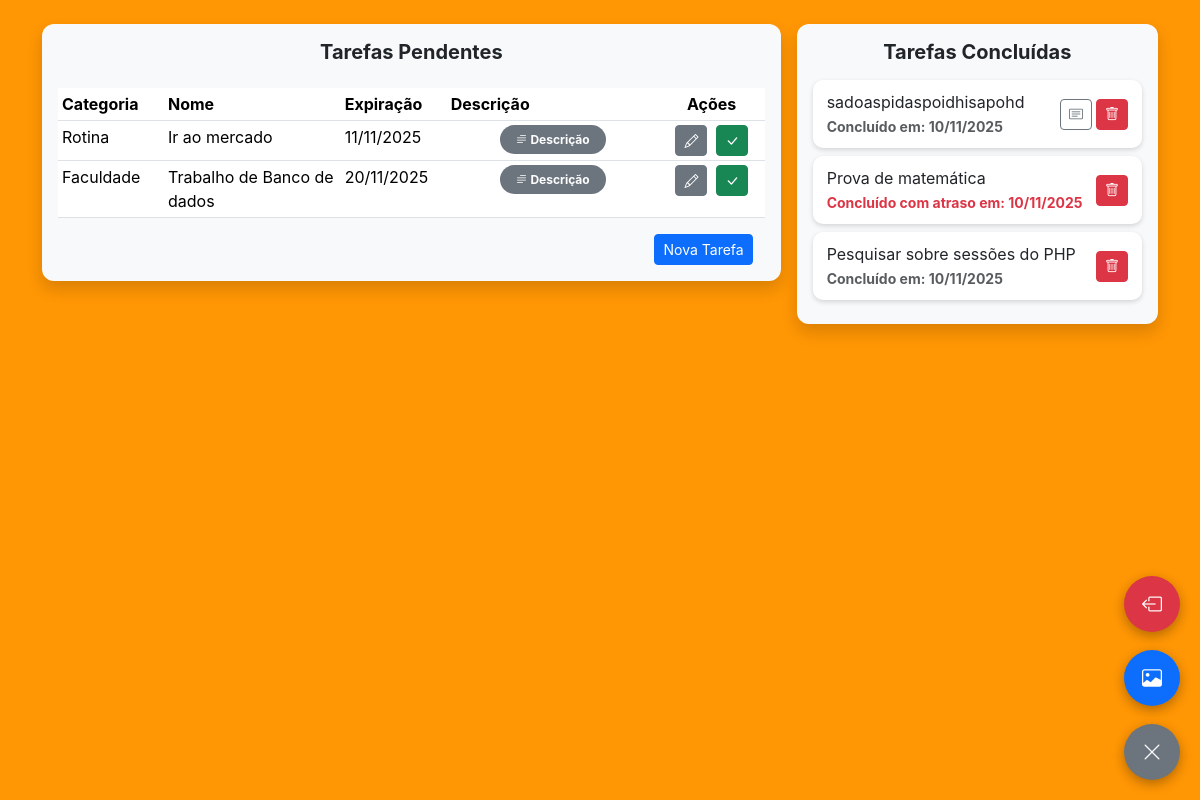
The app's page /Site/View/Inicio.php (signed in) with its own data.
### tables this page shows
CREATE TABLE IF NOT EXISTS `tarefa` (
  `id` int(11) NOT NULL AUTO_INCREMENT,
  `nome` varchar(100) DEFAULT NULL,
  `data_expiracao` date DEFAULT NULL,
  `data_conclusao` date DEFAULT NULL,
  `descricao` varchar(255) DEFAULT NULL,
  `fk_usuario_id` int(11) DEFAULT NULL,
  `fk_categoria_id` int(11) DEFAULT NULL,
  `fk_estado_id` int(11) DEFAULT 1,
  PRIMARY KEY (`id`),
  KEY `FK_tarefa_2` (`fk_usuario_id`),
  KEY `FK_tarefa_4` (`fk_estado_id`),
  KEY `FK_tarefa_3` (`fk_categoria_id`),
  CONSTRAINT `FK_tarefa_2` FOREIGN KEY (`fk_usuario_id`) REFERENCES `usuario` (`id`) ON DELETE CASCADE,
  CONSTRAINT `FK_tarefa_3` FOREIGN KEY (`fk_categoria_id`) REFERENCES `categoria` (`id`) ON DELETE SET NULL,
  CONSTRAINT `FK_tarefa_4` FOREIGN KEY (`fk_estado_id`) REFERENCES `estado` (`id`)
);

CREATE TABLE IF NOT EXISTS `categoria` (
  `id` int(11) NOT NULL AUTO_INCREMENT,
  `nome` varchar(100) DEFAULT NULL,
  `fk_usuario_id` int(11) DEFAULT NULL,
  PRIMARY KEY (`id`),
  KEY `FK_categoria_usuario` (`fk_usuario_id`),
  CONSTRAINT `FK_categoria_usuario` FOREIGN KEY (`fk_usuario_id`) REFERENCES `usuario` (`id`) ON DELETE CASCADE ON UPDATE NO ACTION
);

### Site/Model/Tarefa.php (called while the page is built, shortened)
<?php
class Tarefa
{
    private $conn;
    private $tabela_tarefa = "tarefa";
    public $fk_usuario_id;
    public $fk_estado_id;
    public function __construct($db)
    {
        $this->conn = $db;
    }
    public function listarPorEstado()
    {
        $query = "SELECT
                    t.id,
                    t.nome,
                    t.data_expiracao,
                    t.data_conclusao,
                    t.descricao,
                    t.fk_categoria_id,
                    t.fk_estado_id,
                    c.nome as nome_categoria
                  FROM
                    " . $this->tabela_tarefa . " t
                    LEFT JOIN categoria c ON t.fk_categoria_id = c.id
                  WHERE
                    t.fk_usuario_id = ? AND t.fk_estado_id = ?
                  ORDER BY
                    t.data_expiracao, t.nome";
        $stmt = $this->conn->prepare($query);
        $stmt->bind_param("ii", $this->fk_usuario_id, $this->fk_estado_id);
        $stmt->execute();
        $resultado = $stmt->get_result();
        return $resultado;
    }
}

### Site/View/Inicio.php (the view, shortened to what this page needs)
<?php
require_once('../Model/Tarefa.php');
$database = new Database();
$db = $database->getConnection();
$tarefa = new Tarefa($db);
$tarefa->fk_usuario_id = $_SESSION['id'];
$tarefa->fk_estado_id = 1;
$listaTarefasPendentes = $tarefa->listarPorEstado();
$tarefa->fk_estado_id = 2;
$listaTarefasConcluidas = $tarefa->listarPorEstado();
?>
<!DOCTYPE html>
<html lang="pt-br">
<head>
  <link href="https://cdn.jsdelivr.net/npm/bootstrap@5.3.3/dist/css/bootstrap.min.css" rel="stylesheet">
  <link rel="stylesheet" href="https://cdn.jsdelivr.net/npm/bootstrap-icons@1.11.3/font/bootstrap-icons.min.css">
  <link rel="stylesheet" href="../css/style.css">
</head>
<body>
  <div class="floating-buttons">
    <button id="logoutBtn" class="btn btn-danger btn-floating mb-2" title="Sair">
      <i class="bi bi-box-arrow-left"></i>
    </button>
    <label for="uploadBackground" class="btn btn-primary btn-floating mb-2" title="Mudar Fundo">
      <i class="bi bi-image"></i>
    </label>
    <button id="removeBackground" class="btn btn-secondary btn-floating" title="Remover Fundo">
      <i class="bi bi-x-lg"></i>
    </button>
  </div>
  <div class="container py-4">
    <div class="row justify-content-start g-3">
      <div class="col-md-8">
        <div class="card p-3 bg-light shadow">
          <h5 class="text-center fw-bold mb-4">Tarefas Pendentes</h5>
          <table class="table table-hover table-sm">
            <thead>
              <tr>
                <th scope="col" style="width: 15%;">Categoria</th>
                <th scope="col" style="width: 25%;">Nome</th>
                <th scope="col" style="width: 15%;">Expiração</th>
                <th scope="col" style="width: 30%;">Descrição</th>
                <th scope="col" style="width: 15%;" class="text-center">Ações</th>
              </tr>
            </thead>
            <tbody>
              <?php if ($listaTarefasPendentes->num_rows > 0) : ?>
                <?php while ($row = $listaTarefasPendentes->fetch_assoc()) : ?>
                  <tr>
                    <td><?php echo htmlspecialchars($row['nome_categoria'] ?? 'N/A'); ?></td>
                    <td><?php echo htmlspecialchars($row['nome']); ?></td>
                    <td>
                      <?php
                      if (!empty($row['data_expiracao'])) {
                        echo date('d/m/Y', strtotime($row['data_expiracao']));
                      } else {
                        echo 'N/A';
                      }
                      ?>
                    </td>
                    <td class="text-center">
                      <?php if (!empty($row['descricao'])): ?>
                        <span class="badge rounded-pill bg-secondary text-white px-3 py-2" style="cursor: pointer;" data-bs-toggle="modal" data-bs-target="#descModal<?php echo $row['id']; ?>">
                          <i class="bi bi-text-paragraph"></i> Descrição
                        </span>
                      <?php else: echo 'N/A';
                      endif; ?>
                    </td>
                    <td class="text-center">
                      <a href="edita_tarefa.php?id=<?php echo $row['id']; ?>" class="btn btn-sm btn-secondary text-white me-1" title="Editar">
                        <i class="bi bi-pencil"></i>
                      </a>
                      <form action="../Controller/concluir_tarefa.php" method="POST" class="d-inline">
                        <button type="submit" class="btn btn-sm btn-success" title="Concluir">
                          <i class="bi bi-check-lg"></i>
                        </button>
                      </form>
                    </td>
                  </tr>
                <?php endwhile; ?>
              <?php else : ?>
                <tr>
                  <td colspan="5" class="text-center">Nenhuma tarefa pendente.</td>
                </tr>
              <?php endif; ?>
            </tbody>
          </table>
          <div class="container text-end mt-3">
            <a href="cria_tarefa.php">
              <button class="btn btn-primary btn-sm">
                Nova Tarefa
              </button>
            </a>
          </div>
        </div>
      </div>
      <div class="col-md-4">
        <div class="card p-3 bg-light shadow">
          <h5 class="text-center fw-bold mb-3">Tarefas Concluídas</h5>
          <?php if ($listaTarefasConcluidas->num_rows > 0) : ?>
            <?php while ($row = $listaTarefasConcluidas->fetch_assoc()) : ?>
              <?php
              $dataConclusao = strtotime($row['data_conclusao']);
              $dataExpiracao = !empty($row['data_expiracao']) ? strtotime($row['data_expiracao']) : null;
              $mensagemConclusao = "Concluído em: " . date('d/m/Y', $dataConclusao);
              $corTexto = "text-muted";
              if ($dataExpiracao && $dataConclusao > $dataExpiracao) {
                $mensagemConclusao = "Concluído com atraso em: " . date('d/m/Y', $dataConclusao);
                $corTexto = "text-danger";
              }
              ?>
              <div class="task-item mb-2">
                <div>
                  <span><?php echo htmlspecialchars($row['nome']); ?></span>
                  <br>
                  <small class="<?php echo $corTexto; ?> fw-bold">
                    <?php echo $mensagemConclusao; ?>
                  </small>
                </div>
                <div class="d-flex gap-1">
                  <?php if (!empty($row['descricao'])): ?>
                    <button type="button" class="btn btn-outline-secondary btn-sm py-1 px-2" data-bs-toggle="modal" data-bs-target="#descModalConcluida<?php echo $row['id']; ?>" title="Ver Descrição">
                      <i class="bi bi-card-text"></i>
                    </button>
                  <?php endif; ?>
                  <form action="../Controller/excluir_tarefa.php" method="POST" class="m-0">
                    <button type="submit" class="btn btn-danger btn-sm py-1 px-2" title="Deletar">
                      <i class="bi bi-trash"></i>
                    </button>
                  </form>
                </div>
              </div>
            <?php endwhile; ?>
          <?php else : ?>
            <p class="text-center">Nenhuma tarefa concluída.</p>
          <?php endif; ?>
        </div>
      </div>
    </div>
  </div>
</body>
</html>

### Site/css/style.css (style rules this page uses)
body { background-color: #FF9604; min-height: 100vh; font-family: -apple-system, BlinkMacSystemFont, 'Segoe UI', Roboto, sans-serif; padding: 0; margin: 0; }
.floating-buttons { position: fixed; bottom: 20px; right: 20px; display: flex; flex-direction: column; gap: 10px; z-index: 1000; }
.btn-floating { width: 56px; height: 56px; border-radius: 50%; display: flex; align-items: center; justify-content: center; font-size: 20px; box-shadow: 0 4px 12px rgba(0, 0, 0, 0.3); border: none; cursor: pointer; transition: all 0.3s ease; }
.btn-floating i { margin: 0; }
.card { border-radius: 12px; border: none; }
.task-item { background: white; border-radius: 10px; padding: 10px 14px; margin-bottom: 10px; box-shadow: 0 2px 5px rgba(0, 0, 0, 0.15); display: flex; justify-content: space-between; align-items: center; transition: transform 0.2s ease, box-shadow 0.2s ease; }
.table { margin-bottom: 0; }
.btn { transition: all 0.2s ease; }

### records on screen
tarefa: fk_categoria.nome "Rotina", nome "Ir ao mercado", data_expiracao "11/11/2025"
tarefa: fk_categoria.nome "Faculdade", nome "Trabalho de Banco de dados", data_expiracao "20/11/2025"
tarefa: nome "sadoaspidaspoidhisapohd", data_conclusao "Concluído em: 10/11/2025"
tarefa: nome "Prova de matemática", data_conclusao "Concluído com atraso em: 10/11/2025"
tarefa: nome "Pesquisar sobre sessões do PHP", data_conclusao "Concluído em: 10/11/2025"
